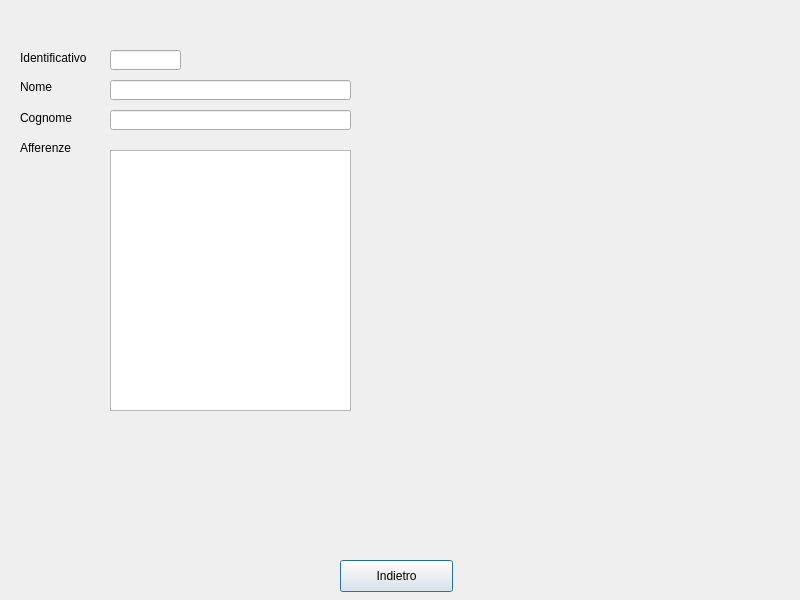
<?xml version="1.0" encoding="UTF-8"?>
<ui version="4.0">
 <class>Dialog</class>
 <widget class="QDialog" name="Dialog">
  <property name="geometry">
   <rect>
    <x>0</x>
    <y>0</y>
    <width>800</width>
    <height>600</height>
   </rect>
  </property>
  <property name="windowTitle">
   <string>Dialog</string>
  </property>
  <widget class="QStackedWidget" name="stackedWidget">
   <property name="geometry">
    <rect>
     <x>0</x>
     <y>0</y>
     <width>800</width>
     <height>600</height>
    </rect>
   </property>
   <widget class="QWidget" name="detailsAutore">
    <widget class="QLabel" name="Autore_labelAfferenze">
     <property name="geometry">
      <rect>
       <x>20</x>
       <y>140</y>
       <width>61</width>
       <height>16</height>
      </rect>
     </property>
     <property name="text">
      <string>Afferenze</string>
     </property>
    </widget>
    <widget class="QLabel" name="Autore_labelCognome">
     <property name="geometry">
      <rect>
       <x>20</x>
       <y>110</y>
       <width>61</width>
       <height>16</height>
      </rect>
     </property>
     <property name="text">
      <string>Cognome</string>
     </property>
    </widget>
    <widget class="QLineEdit" name="Autore_Nome">
     <property name="geometry">
      <rect>
       <x>110</x>
       <y>80</y>
       <width>241</width>
       <height>20</height>
      </rect>
     </property>
     <property name="readOnly">
      <bool>true</bool>
     </property>
    </widget>
    <widget class="QLineEdit" name="Autore_Cognome">
     <property name="geometry">
      <rect>
       <x>110</x>
       <y>110</y>
       <width>241</width>
       <height>20</height>
      </rect>
     </property>
     <property name="readOnly">
      <bool>true</bool>
     </property>
    </widget>
    <widget class="QLabel" name="Autore_labelNome">
     <property name="geometry">
      <rect>
       <x>20</x>
       <y>80</y>
       <width>47</width>
       <height>13</height>
      </rect>
     </property>
     <property name="text">
      <string>Nome</string>
     </property>
    </widget>
    <widget class="QListWidget" name="Autore_listAfferenze">
     <property name="geometry">
      <rect>
       <x>110</x>
       <y>150</y>
       <width>241</width>
       <height>261</height>
      </rect>
     </property>
    </widget>
    <widget class="QLineEdit" name="Autore_Identificativo">
     <property name="geometry">
      <rect>
       <x>110</x>
       <y>50</y>
       <width>71</width>
       <height>20</height>
      </rect>
     </property>
     <property name="readOnly">
      <bool>true</bool>
     </property>
    </widget>
    <widget class="QLabel" name="Autore_labelIdentificativo">
     <property name="geometry">
      <rect>
       <x>20</x>
       <y>50</y>
       <width>81</width>
       <height>16</height>
      </rect>
     </property>
     <property name="text">
      <string>Identificativo</string>
     </property>
    </widget>
    <widget class="QPushButton" name="Autore_Indietro">
     <property name="geometry">
      <rect>
       <x>340</x>
       <y>560</y>
       <width>113</width>
       <height>32</height>
      </rect>
     </property>
     <property name="text">
      <string>Indietro</string>
     </property>
    </widget>
    <widget class="QLabel" name="Autore_labelLogo">
     <property name="geometry">
      <rect>
       <x>450</x>
       <y>60</y>
       <width>300</width>
       <height>300</height>
      </rect>
     </property>
     <property name="text">
      <string/>
     </property>
    </widget>
   </widget>
   <widget class="QWidget" name="detailsRivista">
    <widget class="QLabel" name="Rivista_labelEditore">
     <property name="geometry">
      <rect>
       <x>20</x>
       <y>120</y>
       <width>47</width>
       <height>13</height>
      </rect>
     </property>
     <property name="text">
      <string>Editore</string>
     </property>
    </widget>
    <widget class="QLineEdit" name="Rivista_Nome">
     <property name="geometry">
      <rect>
       <x>110</x>
       <y>40</y>
       <width>241</width>
       <height>20</height>
      </rect>
     </property>
     <property name="readOnly">
      <bool>true</bool>
     </property>
    </widget>
    <widget class="QLabel" name="Rivista_labelVolume">
     <property name="geometry">
      <rect>
       <x>20</x>
       <y>160</y>
       <width>47</width>
       <height>13</height>
      </rect>
     </property>
     <property name="text">
      <string>Volume</string>
     </property>
    </widget>
    <widget class="QSpinBox" name="Rivista_Volume">
     <property name="geometry">
      <rect>
       <x>110</x>
       <y>160</y>
       <width>71</width>
       <height>22</height>
      </rect>
     </property>
     <property name="readOnly">
      <bool>true</bool>
     </property>
     <property name="maximum">
      <number>50000</number>
     </property>
    </widget>
    <widget class="QLabel" name="Rivista_labelData">
     <property name="geometry">
      <rect>
       <x>20</x>
       <y>200</y>
       <width>47</width>
       <height>13</height>
      </rect>
     </property>
     <property name="text">
      <string>Data</string>
     </property>
    </widget>
    <widget class="QLineEdit" name="Rivista_Editore">
     <property name="geometry">
      <rect>
       <x>110</x>
       <y>120</y>
       <width>241</width>
       <height>20</height>
      </rect>
     </property>
     <property name="readOnly">
      <bool>true</bool>
     </property>
    </widget>
    <widget class="QLabel" name="Rivista_labelNome">
     <property name="geometry">
      <rect>
       <x>20</x>
       <y>40</y>
       <width>47</width>
       <height>13</height>
      </rect>
     </property>
     <property name="text">
      <string>Nome</string>
     </property>
    </widget>
    <widget class="QLabel" name="Rivista_labelAcronimo">
     <property name="geometry">
      <rect>
       <x>20</x>
       <y>80</y>
       <width>61</width>
       <height>16</height>
      </rect>
     </property>
     <property name="text">
      <string>Acronimo</string>
     </property>
    </widget>
    <widget class="QLineEdit" name="Rivista_Acronimo">
     <property name="geometry">
      <rect>
       <x>110</x>
       <y>80</y>
       <width>241</width>
       <height>20</height>
      </rect>
     </property>
     <property name="readOnly">
      <bool>true</bool>
     </property>
    </widget>
    <widget class="QLineEdit" name="Rivista_Data">
     <property name="geometry">
      <rect>
       <x>110</x>
       <y>200</y>
       <width>101</width>
       <height>20</height>
      </rect>
     </property>
     <property name="readOnly">
      <bool>true</bool>
     </property>
    </widget>
    <widget class="QPushButton" name="Rivista_Indietro">
     <property name="geometry">
      <rect>
       <x>350</x>
       <y>560</y>
       <width>113</width>
       <height>32</height>
      </rect>
     </property>
     <property name="text">
      <string>Indietro</string>
     </property>
    </widget>
    <widget class="QLabel" name="Rivista_labelLogo">
     <property name="geometry">
      <rect>
       <x>390</x>
       <y>10</y>
       <width>400</width>
       <height>400</height>
      </rect>
     </property>
     <property name="text">
      <string/>
     </property>
    </widget>
   </widget>
   <widget class="QWidget" name="detailsArticolo">
    <widget class="QLabel" name="Articolo_labelPrezzo">
     <property name="geometry">
      <rect>
       <x>20</x>
       <y>285</y>
       <width>47</width>
       <height>13</height>
      </rect>
     </property>
     <property name="text">
      <string>Prezzo</string>
     </property>
    </widget>
    <widget class="QLineEdit" name="Articolo_Titolo">
     <property name="geometry">
      <rect>
       <x>170</x>
       <y>50</y>
       <width>201</width>
       <height>20</height>
      </rect>
     </property>
     <property name="readOnly">
      <bool>true</bool>
     </property>
    </widget>
    <widget class="QLabel" name="Articolo_labelTitolo">
     <property name="geometry">
      <rect>
       <x>20</x>
       <y>50</y>
       <width>47</width>
       <height>13</height>
      </rect>
     </property>
     <property name="text">
      <string>Titolo</string>
     </property>
    </widget>
    <widget class="QSpinBox" name="Articolo_NumeroPagine">
     <property name="geometry">
      <rect>
       <x>170</x>
       <y>250</y>
       <width>71</width>
       <height>22</height>
      </rect>
     </property>
     <property name="readOnly">
      <bool>true</bool>
     </property>
     <property name="maximum">
      <number>50000</number>
     </property>
    </widget>
    <widget class="QLabel" name="Articolo_labelNumeroPagine">
     <property name="geometry">
      <rect>
       <x>20</x>
       <y>250</y>
       <width>111</width>
       <height>16</height>
      </rect>
     </property>
     <property name="text">
      <string>Numero di pagine</string>
     </property>
    </widget>
    <widget class="QLabel" name="Articolo_labelKeywords">
     <property name="geometry">
      <rect>
       <x>20</x>
       <y>80</y>
       <width>71</width>
       <height>16</height>
      </rect>
     </property>
     <property name="text">
      <string>Keywords</string>
     </property>
    </widget>
    <widget class="QDoubleSpinBox" name="Articolo_Prezzo">
     <property name="geometry">
      <rect>
       <x>170</x>
       <y>280</y>
       <width>71</width>
       <height>22</height>
      </rect>
     </property>
     <property name="readOnly">
      <bool>true</bool>
     </property>
     <property name="maximum">
      <double>50000.000000000000000</double>
     </property>
    </widget>
    <widget class="QLabel" name="Articolo_labelIdentificativo">
     <property name="geometry">
      <rect>
       <x>20</x>
       <y>20</y>
       <width>91</width>
       <height>16</height>
      </rect>
     </property>
     <property name="text">
      <string>Indentificativo</string>
     </property>
    </widget>
    <widget class="QLineEdit" name="Articolo_Identificativo">
     <property name="geometry">
      <rect>
       <x>170</x>
       <y>20</y>
       <width>61</width>
       <height>20</height>
      </rect>
     </property>
     <property name="readOnly">
      <bool>true</bool>
     </property>
    </widget>
    <widget class="QPushButton" name="Articolo_Indietro">
     <property name="geometry">
      <rect>
       <x>350</x>
       <y>560</y>
       <width>113</width>
       <height>32</height>
      </rect>
     </property>
     <property name="text">
      <string>Indietro</string>
     </property>
    </widget>
    <widget class="QListWidget" name="listAutoriArticoli">
     <property name="geometry">
      <rect>
       <x>170</x>
       <y>315</y>
       <width>211</width>
       <height>200</height>
      </rect>
     </property>
    </widget>
    <widget class="QComboBox" name="AutoriArticoli">
     <property name="geometry">
      <rect>
       <x>10</x>
       <y>310</y>
       <width>141</width>
       <height>32</height>
      </rect>
     </property>
     <item>
      <property name="text">
       <string>Seleziona</string>
      </property>
     </item>
     <item>
      <property name="text">
       <string>Autori</string>
      </property>
     </item>
     <item>
      <property name="text">
       <string>Articoli correlati</string>
      </property>
     </item>
    </widget>
    <widget class="QLabel" name="Articolo_labelPubblicatoPer">
     <property name="geometry">
      <rect>
       <x>10</x>
       <y>530</y>
       <width>101</width>
       <height>16</height>
      </rect>
     </property>
     <property name="text">
      <string>Pubblicato per</string>
     </property>
    </widget>
    <widget class="QLineEdit" name="Articolo_PubblicatoPer">
     <property name="geometry">
      <rect>
       <x>170</x>
       <y>530</y>
       <width>341</width>
       <height>21</height>
      </rect>
     </property>
     <property name="readOnly">
      <bool>true</bool>
     </property>
    </widget>
    <widget class="QListWidget" name="Articolo_listKeywords">
     <property name="geometry">
      <rect>
       <x>170</x>
       <y>89</y>
       <width>201</width>
       <height>151</height>
      </rect>
     </property>
    </widget>
    <widget class="QLabel" name="Articolo_labelLogo">
     <property name="geometry">
      <rect>
       <x>450</x>
       <y>80</y>
       <width>300</width>
       <height>300</height>
      </rect>
     </property>
     <property name="text">
      <string/>
     </property>
    </widget>
   </widget>
   <widget class="QWidget" name="detailsConferenza">
    <widget class="QLineEdit" name="Conferenza_Acronimo">
     <property name="geometry">
      <rect>
       <x>160</x>
       <y>90</y>
       <width>211</width>
       <height>20</height>
      </rect>
     </property>
     <property name="readOnly">
      <bool>true</bool>
     </property>
    </widget>
    <widget class="QSpinBox" name="Conferenza_NumeroPartecipanti">
     <property name="geometry">
      <rect>
       <x>160</x>
       <y>380</y>
       <width>71</width>
       <height>22</height>
      </rect>
     </property>
     <property name="readOnly">
      <bool>true</bool>
     </property>
     <property name="maximum">
      <number>50000</number>
     </property>
    </widget>
    <widget class="QLabel" name="Conferenza_labelNumeroPartecipanti">
     <property name="geometry">
      <rect>
       <x>20</x>
       <y>380</y>
       <width>131</width>
       <height>16</height>
      </rect>
     </property>
     <property name="text">
      <string>Numero partecipanti</string>
     </property>
    </widget>
    <widget class="QLineEdit" name="Conferenza_Nome">
     <property name="geometry">
      <rect>
       <x>160</x>
       <y>50</y>
       <width>211</width>
       <height>20</height>
      </rect>
     </property>
     <property name="readOnly">
      <bool>true</bool>
     </property>
    </widget>
    <widget class="QLabel" name="Conferenza_labelLuogo">
     <property name="geometry">
      <rect>
       <x>20</x>
       <y>130</y>
       <width>47</width>
       <height>13</height>
      </rect>
     </property>
     <property name="text">
      <string>Luogo</string>
     </property>
    </widget>
    <widget class="QLabel" name="Conferenza_labelOrganizzatori">
     <property name="geometry">
      <rect>
       <x>20</x>
       <y>160</y>
       <width>91</width>
       <height>16</height>
      </rect>
     </property>
     <property name="text">
      <string>Organizzatori</string>
     </property>
    </widget>
    <widget class="QLabel" name="Conferenza_labelAcronimo">
     <property name="geometry">
      <rect>
       <x>20</x>
       <y>90</y>
       <width>71</width>
       <height>16</height>
      </rect>
     </property>
     <property name="text">
      <string>Acronimo</string>
     </property>
    </widget>
    <widget class="QLabel" name="Conferenza_labelData">
     <property name="geometry">
      <rect>
       <x>20</x>
       <y>425</y>
       <width>47</width>
       <height>13</height>
      </rect>
     </property>
     <property name="text">
      <string>Data</string>
     </property>
    </widget>
    <widget class="QLineEdit" name="Conferenza_Luogo">
     <property name="geometry">
      <rect>
       <x>160</x>
       <y>130</y>
       <width>211</width>
       <height>20</height>
      </rect>
     </property>
     <property name="readOnly">
      <bool>true</bool>
     </property>
    </widget>
    <widget class="QLabel" name="Conferenza_labelNome">
     <property name="geometry">
      <rect>
       <x>20</x>
       <y>50</y>
       <width>47</width>
       <height>13</height>
      </rect>
     </property>
     <property name="text">
      <string>Nome</string>
     </property>
    </widget>
    <widget class="QLineEdit" name="Conferenza_Data">
     <property name="geometry">
      <rect>
       <x>160</x>
       <y>420</y>
       <width>181</width>
       <height>21</height>
      </rect>
     </property>
     <property name="readOnly">
      <bool>false</bool>
     </property>
    </widget>
    <widget class="QPushButton" name="Conferenza_Indietro">
     <property name="geometry">
      <rect>
       <x>360</x>
       <y>560</y>
       <width>113</width>
       <height>32</height>
      </rect>
     </property>
     <property name="text">
      <string>Indietro</string>
     </property>
    </widget>
    <widget class="QListWidget" name="Conferenza_listOrganizzatori">
     <property name="geometry">
      <rect>
       <x>160</x>
       <y>170</y>
       <width>211</width>
       <height>191</height>
      </rect>
     </property>
    </widget>
    <widget class="QLabel" name="Conferenza_labelLogo">
     <property name="geometry">
      <rect>
       <x>450</x>
       <y>10</y>
       <width>300</width>
       <height>380</height>
      </rect>
     </property>
     <property name="text">
      <string/>
     </property>
    </widget>
   </widget>
  </widget>
 </widget>
 <resources/>
 <connections/>
</ui>
